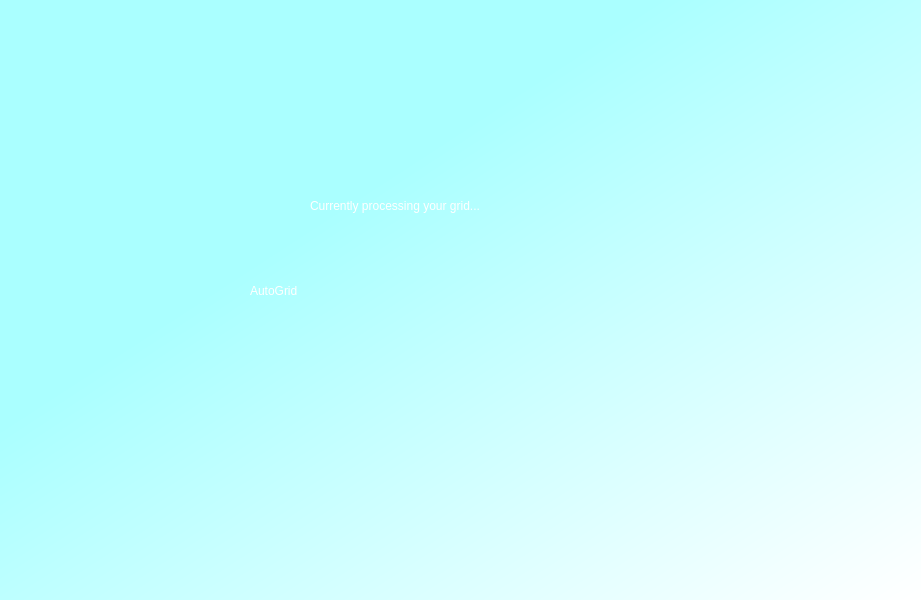
<?xml version="1.0" encoding="UTF-8"?>
<ui version="4.0">
 <class>Dialog</class>
 <widget class="QDialog" name="Dialog">
  <property name="geometry">
   <rect>
    <x>0</x>
    <y>0</y>
    <width>921</width>
    <height>600</height>
   </rect>
  </property>
  <property name="windowTitle">
   <string>Dialog</string>
  </property>
  <widget class="QWidget" name="widget" native="true">
   <property name="geometry">
    <rect>
     <x>0</x>
     <y>0</y>
     <width>921</width>
     <height>600</height>
    </rect>
   </property>
   <property name="styleSheet">
    <string notr="true">QWidget#widget{
background-color:qlineargradient(spread:pad, x1:0, y1:0, x2:1, y2:1, stop:0.357955 rgba(170, 255, 255, 255), stop:1 rgba(255, 255, 255, 255))}</string>
   </property>
   <widget class="QLabel" name="label">
    <property name="geometry">
     <rect>
      <x>250</x>
      <y>230</y>
      <width>431</width>
      <height>121</height>
     </rect>
    </property>
    <property name="styleSheet">
     <string notr="true">color: rgb(255, 255, 255);
font: 75 80pt &quot;Malgun Gothic&quot;;</string>
    </property>
    <property name="text">
     <string>AutoGrid</string>
    </property>
   </widget>
   <widget class="QLabel" name="label_2">
    <property name="geometry">
     <rect>
      <x>310</x>
      <y>190</y>
      <width>321</width>
      <height>31</height>
     </rect>
    </property>
    <property name="styleSheet">
     <string notr="true">font: 16pt &quot;MS Shell Dlg 2&quot;;
color:rgb(255, 255, 255);</string>
    </property>
    <property name="text">
     <string>Currently processing your grid...</string>
    </property>
   </widget>
  </widget>
 </widget>
 <resources/>
 <connections/>
</ui>
